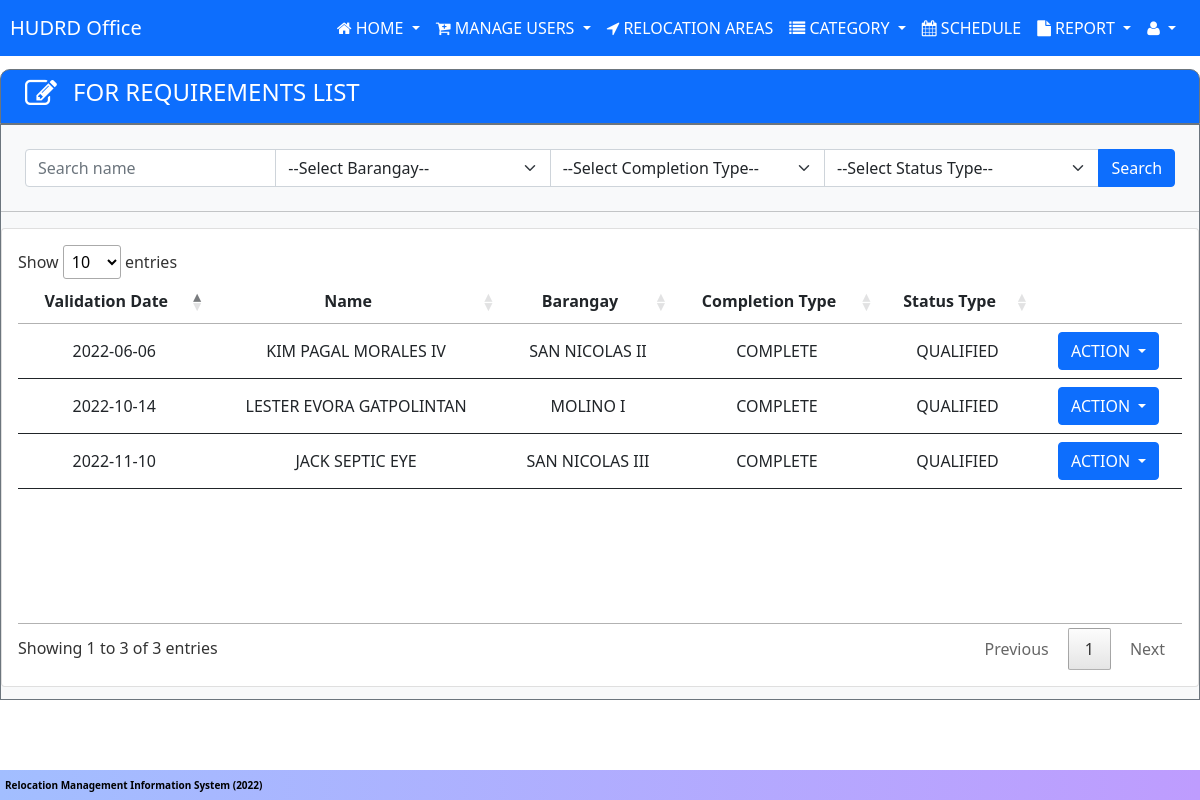
The app's page /userData/hudrd/hudrd-manageRequirements.php (signed in), older data.
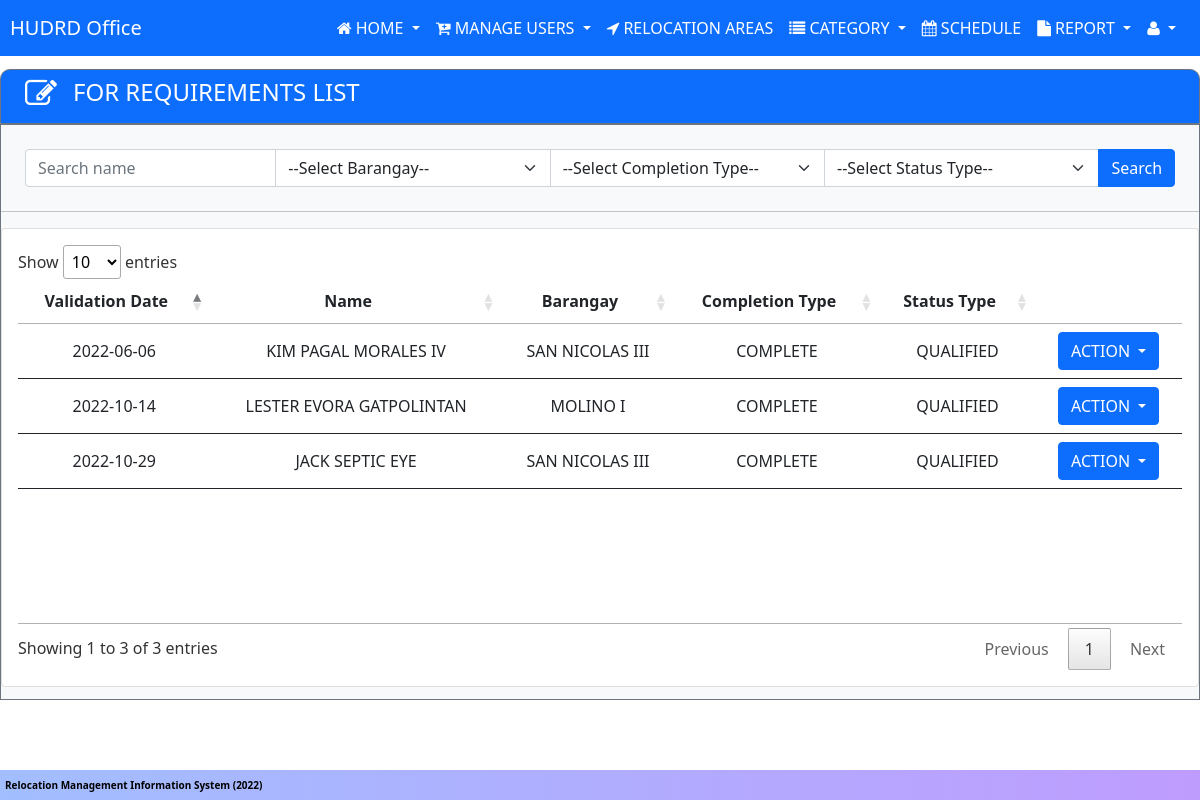
The same page, newer data.
### tables this page shows
CREATE TABLE `tbl_users` (
  `user_id` int(11) NOT NULL AUTO_INCREMENT,
  `fname` varchar(100) NOT NULL,
  `mname` varchar(100) NOT NULL,
  `lname` varchar(100) NOT NULL,
  `ename` varchar(50) NOT NULL,
  `detailed_add` varchar(100) NOT NULL,
  `barangay` varchar(100) NOT NULL,
  `city` varchar(100) NOT NULL,
  `gender` varchar(255) NOT NULL,
  `age` int(11) NOT NULL,
  `bday` date NOT NULL,
  `contact_no` varchar(50) NOT NULL,
  `email` varchar(100) NOT NULL,
  `resetCode` varchar(10) NOT NULL,
  `user_type` varchar(50) NOT NULL,
  PRIMARY KEY (`user_id`)
);

CREATE TABLE `tbl_validation` (
  `v_id` int(11) NOT NULL AUTO_INCREMENT,
  `v_occupant_type` varchar(255) NOT NULL,
  `v_length_of_stay` int(11) NOT NULL,
  `v_structure_class` varchar(255) NOT NULL,
  `v_structure_type` varchar(255) NOT NULL,
  `v_proof1` varchar(255) NOT NULL,
  `v_proof_file1` varchar(255) NOT NULL,
  `v_proof2` varchar(255) NOT NULL,
  `v_proof_file2` varchar(255) NOT NULL,
  `v_civil_status` varchar(255) NOT NULL,
  `v_partner_name` varchar(255) NOT NULL,
  `v_status` varchar(255) NOT NULL,
  `v_remark` varchar(255) NOT NULL,
  `v_handler` varchar(11) NOT NULL DEFAULT 'PENDING',
  `v_handled_date` date DEFAULT curdate(),
  `user_id` int(11) NOT NULL,
  PRIMARY KEY (`v_id`),
  UNIQUE KEY `user_id` (`user_id`),
  CONSTRAINT `fk_user_id` FOREIGN KEY (`user_id`) REFERENCES `tbl_users` (`user_id`) ON DELETE CASCADE ON UPDATE CASCADE
);

CREATE TABLE `tbl_requirements` (
  `req_id` int(11) NOT NULL AUTO_INCREMENT,
  `req_valid_id1` varchar(255) NOT NULL,
  `req_valid_id2` varchar(255) NOT NULL,
  `req_birthcert` varchar(255) NOT NULL,
  `req_birthcert_partner` varchar(255) NOT NULL,
  `req_birthcert_fam` varchar(255) NOT NULL,
  `req_income_or_employment` varchar(255) NOT NULL,
  `req_family_pic` blob NOT NULL,
  `req_cohab_or_marriage` varchar(255) NOT NULL,
  `req_affi_transfer` varchar(255) NOT NULL,
  `req_nha_form` varchar(255) NOT NULL,
  `req_complete` tinyint(1) NOT NULL DEFAULT 0,
  `req_status` varchar(255) NOT NULL,
  `req_remark` varchar(255) NOT NULL,
  `req_handler` varchar(255) NOT NULL DEFAULT 'PENDING',
  `req_handled_date` date DEFAULT curdate(),
  `user_id` int(11) NOT NULL,
  `v_id` int(11) NOT NULL,
  PRIMARY KEY (`req_id`),
  KEY `fk_v_id` (`v_id`),
  CONSTRAINT `fk_v_id` FOREIGN KEY (`v_id`) REFERENCES `tbl_validation` (`v_id`) ON DELETE CASCADE ON UPDATE CASCADE
);

### includes/requirementsModal.php (the view, shortened to what the changed rows need)
<div class="dropdown">
    <button class="btn btn-primary dropdown-toggle" id="dropdownMenu1" type="button" data-bs-toggle="dropdown">
        ACTION
    </button>
</div>

### userData/hudrd/hudrd-manageRequirements.php (shortened to what the changed rows need)
<?php include '../../includes/header.php';
?>
<div class="bg-light  me-auto ms-auto border-1 border-secondary border" style="min-height: 72vh;">
    <div class="table-responsive" style="min-height: 50vh;">
        <div class="card">
            <div class="card-body">
                <table class=" table table-hover nowrap w-100" id="example">
                    <thead>
                        <tr>
                            <th>Validation Date</th>
                            <th>Name</th>
                            <th>Barangay</th>
                            <th>Completion Type</th>
                            <th>Status Type</th>
                            <th></th>
                        </tr>
                    </thead>
                    <tbody>
                        <?php
                        require_once '../../includes/conn.php';
                        if (isset($_POST['submitSearch'])) {
                            $searchName = $conn->real_escape_string($_POST['searchKey']);
                            $searchBarangay = $conn->real_escape_string($_POST['barangay_filter']);
                            $searchType = $conn->real_escape_string($_POST['completion_type_filter']);
                            $searchType2 = $conn->real_escape_string($_POST['req_type_filter']);
                            $sql = "SELECT * FROM tbl_users INNER JOIN tbl_accounts ON tbl_users.user_id = tbl_accounts.user_id INNER JOIN tbl_requirements ON tbl_users.user_id = tbl_requirements.user_id INNER JOIN tbl_validation ON tbl_users.user_id = tbl_validation.user_id";
                            $condition = array();
                            if (!empty($searchName)) {
                                array_push($condition, "(tbl_users.fname LIKE '%$searchName%' OR tbl_users.lname LIKE '%$searchName%' OR tbl_accounts.user_name LIKE '%$searchName%' OR CONCAT(tbl_users.fname,' ',tbl_users.lname) LIKE '%$searchName%' OR CONCAT(tbl_users.fname,' ',tbl_users.mname,' ',tbl_users.lname) LIKE '%$searchName%' OR CONCAT(fname,' ',lname,' ',ename) LIKE '%$searchName%')");
                            }
                            if (!empty($searchBarangay)) {
                                array_push($condition, "tbl_users.barangay LIKE '%$searchBarangay%' ");
                            }
                            if ($searchType == '1') {
                                array_push($condition, "tbl_requirements.req_complete = '$searchType'");
                            } else if ($searchType == '0') {
                                array_push($condition, "tbl_requirements.req_complete = '$searchType'");
                            }
                            if (!empty($searchType2)) {
                                array_push($condition, "tbl_requirements.req_status = '$searchType2'");
                            }
                            $query = $sql;
                            if (count($condition) > 0) {
                                $query .= " WHERE " . implode(' AND ', $condition);
                            }
                            $result = $conn->query($query);
                            if (mysqli_num_rows($result) > 0) {
                                while ($row = $result->fetch_assoc()) :
                        ?>
                        <tr>
                            <td><?php echo $row['v_handled_date'] ?></td>
                            <td><?php echo $row['fname'] . " " . $row['mname'] . " " . $row['lname'] . " " . $row['ename'] ?>
                            </td>
                            <td><?php echo $row['barangay'] ?></td>
                            <td><?php if ($row['req_complete'] == 1) {
                                                echo "COMPLETE";
                                            } else {
                                                echo "INCOMPLETE";
                                            } ?></td>
                            <td>
                                <?php echo $row['req_status'] ?></td>
                            <td class="text-center">
                                <?php include "../../includes/requirementsModal.php" ?>
                            </td>
                        </tr>
                        <?php
                                endwhile;
                            } else {
                                echo '<td colspan="5" class=" text-danger text-center">
                    NO RECORDS FOUND
                    </td>';
                            }
                            ?>
                        <?php
                        } else {
                            $query = $conn->query("SELECT * FROM tbl_users INNER JOIN tbl_accounts ON tbl_users.user_id = tbl_accounts.user_id INNER JOIN tbl_requirements ON tbl_users.user_id = tbl_requirements.user_id INNER JOIN tbl_validation ON tbl_users.user_id = tbl_validation.user_id");
                            if (mysqli_num_rows($query) > 0) {
                                while ($row = mysqli_fetch_array($query)) :
                            ?>
                        <tr>
                            <td><?php echo $row['v_handled_date'] ?></td>
                            <td><?php echo $row['fname'] . " " . $row['mname'] . " " . $row['lname'] . " " . $row['ename'] ?>
                            </td>
                            <td><?php echo $row['barangay'] ?></td>
                            <td><?php if ($row['req_complete'] == '1') {
                                                echo "COMPLETE";
                                            } else {
                                                echo "INCOMPLETE";
                                            } ?></td>
                            <td><?php echo $row['req_status'] ?></td>
                            <td class="text-center">
                                <?php include "../../includes/requirementsModal.php" ?>
                            </td>
                        </tr>
                        <?php
                                endwhile;
                            } else {
                                echo '<td colspan="5" class=" text-danger text-center">
                    NO RECORDS FOUND
                    </td>';
                            }
                        }
                        ?>
                    </tbody>
                </table>
            </div>
        </div>
    </div>
</div>
<?php include '../../includes/footer.php'; ?>

Row changes from the older to the newer data that the page shows:
changed tbl_users "KIM": barangay "SAN NICOLAS II" → "SAN NICOLAS III"
changed tbl_users "JACK": tbl_validation.v_handled_date "2022-11-10" → "2022-10-29"
